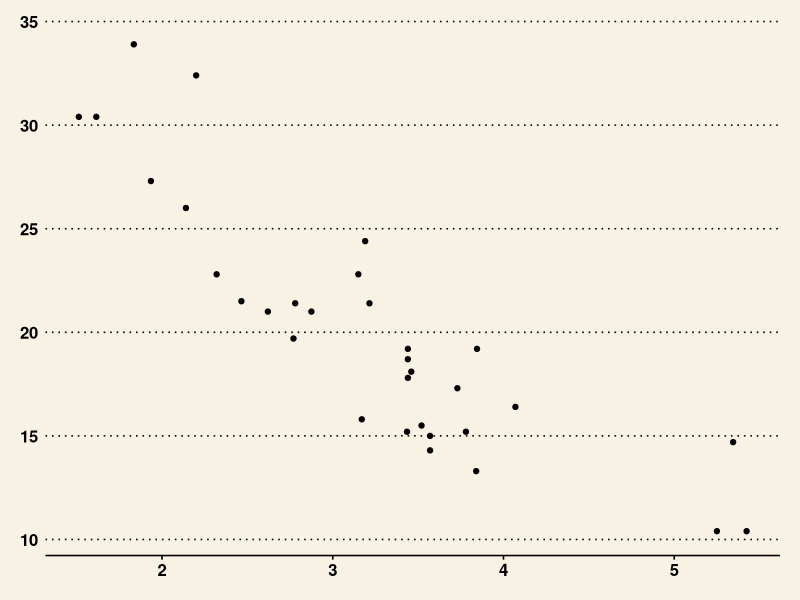

This chart was generated by the following R code:
# Themes
# for making the plot more beautiful

library(ggplot2)
library(ggthemes)
# Setting a theme for all the plot from here
# theme_set(theme_minimal()) : minimal
# theme_set(theme_dark()): dark background


df <- mtcars
pl <- ggplot(df, aes(x = wt, y=mpg)) + geom_point()

print(pl + theme_wsj())
